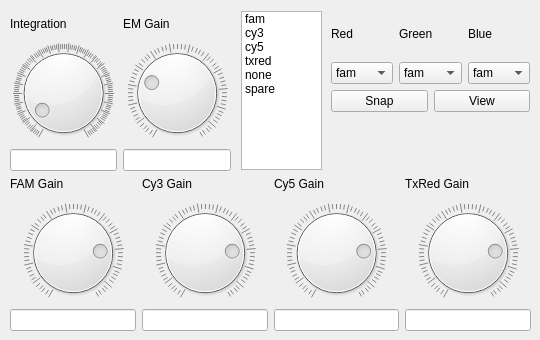
       <widget class="QWidget" name="tab_2">
        <attribute name="title">
         <string>Still Image</string>
        </attribute>
        <widget class="QWidget" name="layoutWidget">
         <property name="geometry">
          <rect>
           <x>10</x>
           <y>10</y>
           <width>221</width>
           <height>161</height>
          </rect>
         </property>
         <layout class="QGridLayout" name="gridLayout_19">
          <item row="0" column="0">
           <widget class="QLabel" name="label">
            <property name="text">
             <string>Integration</string>
            </property>
           </widget>
          </item>
          <item row="0" column="1">
           <widget class="QLabel" name="label_2">
            <property name="text">
             <string>EM Gain</string>
            </property>
           </widget>
          </item>
          <item row="1" column="0">
           <widget class="QDial" name="stillExposureDial">
            <property name="maximum">
             <number>500</number>
            </property>
            <property name="value">
             <number>35</number>
            </property>
            <property name="wrapping">
             <bool>false</bool>
            </property>
            <property name="notchesVisible">
             <bool>true</bool>
            </property>
           </widget>
          </item>
          <item row="1" column="1">
           <widget class="QDial" name="stillGainDial">
            <property name="maximum">
             <number>255</number>
            </property>
            <property name="value">
             <number>70</number>
            </property>
            <property name="wrapping">
             <bool>false</bool>
            </property>
            <property name="notchesVisible">
             <bool>true</bool>
            </property>
           </widget>
          </item>
          <item row="2" column="0">
           <widget class="QLineEdit" name="stillExposureLE"/>
          </item>
          <item row="2" column="1">
           <widget class="QLineEdit" name="stillGainLE"/>
          </item>
         </layout>
        </widget>
        <widget class="QWidget" name="layoutWidget">
         <property name="geometry">
          <rect>
           <x>10</x>
           <y>170</y>
           <width>521</width>
           <height>161</height>
          </rect>
         </property>
         <layout class="QGridLayout" name="gridLayout_20">
          <item row="0" column="0">
           <widget class="QLabel" name="label_3">
            <property name="text">
             <string>FAM Gain</string>
            </property>
           </widget>
          </item>
          <item row="0" column="1">
           <widget class="QLabel" name="label_4">
            <property name="text">
             <string>Cy3 Gain</string>
            </property>
           </widget>
          </item>
          <item row="0" column="2">
           <widget class="QLabel" name="label_5">
            <property name="text">
             <string>Cy5 Gain</string>
            </property>
           </widget>
          </item>
          <item row="0" column="3">
           <widget class="QLabel" name="label_6">
            <property name="text">
             <string>TxRed Gain</string>
            </property>
           </widget>
          </item>
          <item row="1" column="0">
           <widget class="QDial" name="famGainDial">
            <property name="maximum">
             <number>254</number>
            </property>
            <property name="value">
             <number>200</number>
            </property>
            <property name="wrapping">
             <bool>false</bool>
            </property>
            <property name="notchesVisible">
             <bool>true</bool>
            </property>
           </widget>
          </item>
          <item row="1" column="1">
           <widget class="QDial" name="cy3GainDial">
            <property name="maximum">
             <number>254</number>
            </property>
            <property name="value">
             <number>200</number>
            </property>
            <property name="wrapping">
             <bool>false</bool>
            </property>
            <property name="notchesVisible">
             <bool>true</bool>
            </property>
           </widget>
          </item>
          <item row="1" column="2">
           <widget class="QDial" name="cy5GainDial">
            <property name="maximum">
             <number>254</number>
            </property>
            <property name="value">
             <number>200</number>
            </property>
            <property name="wrapping">
             <bool>false</bool>
            </property>
            <property name="notchesVisible">
             <bool>true</bool>
            </property>
           </widget>
          </item>
          <item row="1" column="3">
           <widget class="QDial" name="txredGainDial">
            <property name="maximum">
             <number>254</number>
            </property>
            <property name="value">
             <number>200</number>
            </property>
            <property name="wrapping">
             <bool>false</bool>
            </property>
            <property name="notchesVisible">
             <bool>true</bool>
            </property>
           </widget>
          </item>
          <item row="2" column="0">
           <widget class="QLineEdit" name="famGainLE"/>
          </item>
          <item row="2" column="1">
           <widget class="QLineEdit" name="cy3GainLE"/>
          </item>
          <item row="2" column="2">
           <widget class="QLineEdit" name="cy5GainLE"/>
          </item>
          <item row="2" column="3">
           <widget class="QLineEdit" name="txredGainLE"/>
          </item>
         </layout>
        </widget>
        <widget class="QListWidget" name="utilsSnapFilterList_2">
         <property name="geometry">
          <rect>
           <x>241</x>
           <y>11</y>
           <width>81</width>
           <height>159</height>
          </rect>
         </property>
         <item>
          <property name="text">
           <string>fam</string>
          </property>
         </item>
         <item>
          <property name="text">
           <string>cy3</string>
          </property>
         </item>
         <item>
          <property name="text">
           <string>cy5</string>
          </property>
         </item>
         <item>
          <property name="text">
           <string>txred</string>
          </property>
         </item>
         <item>
          <property name="text">
           <string>none</string>
          </property>
         </item>
         <item>
          <property name="text">
           <string>spare</string>
          </property>
         </item>
        </widget>
        <widget class="QWidget" name="layoutWidget">
         <property name="geometry">
          <rect>
           <x>331</x>
           <y>11</y>
           <width>199</width>
           <height>101</height>
          </rect>
         </property>
         <layout class="QVBoxLayout" name="verticalLayout_3">
          <item>
           <layout class="QGridLayout" name="gridLayout_30">
            <item row="0" column="0">
             <widget class="QLabel" name="Redlabel_2">
              <property name="text">
               <string>Red</string>
              </property>
             </widget>
            </item>
            <item row="0" column="1">
             <widget class="QLabel" name="Greenlabel_2">
              <property name="text">
               <string>Green</string>
              </property>
             </widget>
            </item>
            <item row="0" column="2">
             <widget class="QLabel" name="Bluelabel_2">
              <property name="text">
               <string>Blue</string>
              </property>
             </widget>
            </item>
            <item row="1" column="0">
             <widget class="QComboBox" name="utilsColorRed_2">
              <item>
               <property name="text">
                <string>fam</string>
               </property>
              </item>
              <item>
               <property name="text">
                <string>cy5</string>
               </property>
              </item>
              <item>
               <property name="text">
                <string>cy3</string>
               </property>
              </item>
              <item>
               <property name="text">
                <string>txr</string>
               </property>
              </item>
              <item>
               <property name="text">
                <string>none</string>
               </property>
              </item>
             </widget>
            </item>
            <item row="1" column="1">
             <widget class="QComboBox" name="utilsColorGreen_2">
              <item>
               <property name="text">
                <string>fam</string>
               </property>
              </item>
              <item>
               <property name="text">
                <string>cy5</string>
               </property>
              </item>
              <item>
               <property name="text">
                <string>cy3</string>
               </property>
              </item>
              <item>
               <property name="text">
                <string>txr</string>
               </property>
              </item>
              <item>
               <property name="text">
                <string>none</string>
               </property>
              </item>
             </widget>
            </item>
            <item row="1" column="2">
             <widget class="QComboBox" name="utilsColorBlue_2">
              <item>
               <property name="text">
                <string>fam</string>
               </property>
              </item>
              <item>
               <property name="text">
                <string>cy5</string>
               </property>
              </item>
              <item>
               <property name="text">
                <string>cy3</string>
               </property>
              </item>
              <item>
               <property name="text">
                <string>txr</string>
               </property>
              </item>
              <item>
               <property name="text">
                <string>none</string>
               </property>
              </item>
             </widget>
            </item>
           </layout>
          </item>
          <item>
           <layout class="QGridLayout" name="gridLayout_31">
            <item row="0" column="1">
             <widget class="QPushButton" name="utilsColorViewButton_2">
              <property name="text">
               <string>View</string>
              </property>
             </widget>
            </item>
            <item row="0" column="0">
             <widget class="QPushButton" name="utilsColorSnapButton_2">
              <property name="text">
               <string>Snap</string>
              </property>
             </widget>
            </item>
           </layout>
          </item>
         </layout>
        </widget>
       </widget>
